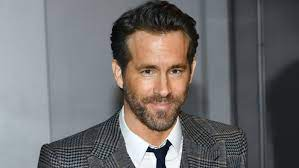
#> input picture model_images/ryan_reynolds/face-1.1.jpg, 299 x 168 px; its folder holds only this picture in this run
$ python image_train.py
#> lines starting #> are read from the running program, lines starting #| are printed output that depends on the picture
import cv2
import os
import numpy as np
from PIL import Image

path = os.path.dirname(os.path.abspath(__file__))
recognizer = cv2.face.LBPHFaceRecognizer_create()
cascadePath = "haarcascade_frontalface_default.xml"
faceCascade = cv2.CascadeClassifier(cascadePath)
dataPath = path+r'/model_images/ryan_reynolds'

def get_images_and_labels(datapath):
#> called with datapath = 'model_images/ryan_reynolds'
    image_paths = [os.path.join(datapath, f) for f in os.listdir(datapath)]
    images = []
    labels = []
    for image_path in image_paths:
        image_pil = Image.open(image_path).convert('L')
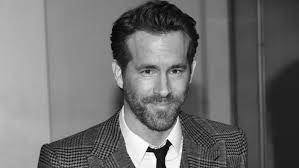
#> image_pil: PIL image 299x168 L; min 0, max 255, mean 111
        image = np.array(image_pil, 'uint8')
        nbr = int(os.path.split(image_path)[1].split(
            ".")[0].replace("face-", ""))
        print(nbr)
        faces = faceCascade.detectMultiScale(image)
#> faces = [[121, 39, 82, 82]]
        for (x, y, w, h) in faces:
            images.append(image[y: y + h, x: x + w])
            labels.append(nbr)
            cv2.imshow("Adding faces to training set...",
                       image[y: y + h, x: x + w])
            cv2.waitKey(1)
#> this loop made 1 pass
#> pass 1, in get_images_and_labels, `cv2.imshow("Adding faces to training set...", image[y: y + h, x: x + w])`:
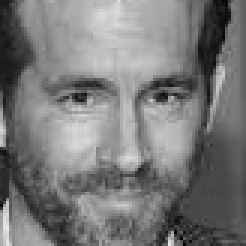
#> window 'Adding faces to training set..': shape (82, 82) (shown 3 times larger); min 1, max 231, mean 120.9
#> after the loop, images = 1 item; labels = [1]
    return images, labels


images, labels = get_images_and_labels(dataPath)
#> images = 1 item; labels = [1]
cv2.imshow('test', images[0])
cv2.waitKey(1)

recognizer.train(images, np.array(labels))
recognizer.save('trainer.yml')
cv2.destroyAllWindows()

$ run again, on model_images/ryan_reynolds/face-1.2.jpg
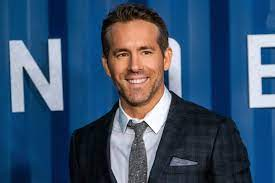
#> input picture model_images/ryan_reynolds/face-1.2.jpg, 275 x 183 px
#> in get_images_and_labels, `image_pil = Image.open(image_path).convert('L')`:
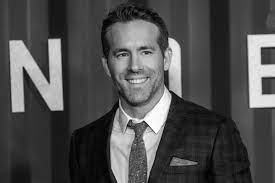
#> image_pil: PIL image 275x183 L; min 0, max 255, mean 77.7
#> faces = [[99, 24, 72, 72], [105, 105, 61, 61]]
#> the loop in get_images_and_labels, `for (x, y, w, h) in faces:` made 2 passes
#> pass 2, in get_images_and_labels, `cv2.imshow("Adding faces to training set...", image[y: y + h, x: x + w])`:
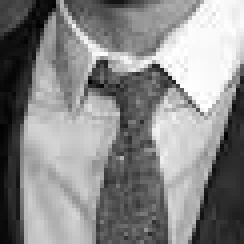
#> window 'Adding faces to training set..': shape (61, 61) (shown 4 times larger); min 1, max 255, mean 136
#> after the loop in get_images_and_labels, `for (x, y, w, h) in faces:`: images = 2 items; labels = [1, 1]
#> `images, labels = get_images_and_labels(dataPath)`: images = 2 items; labels = [1, 1]

$ run again, on model_images/ryan_reynolds/face-1.3.jpg
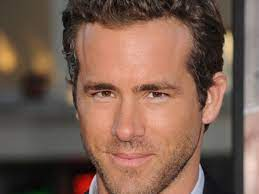
#> input picture model_images/ryan_reynolds/face-1.3.jpg, 259 x 194 px
#> in get_images_and_labels, `image_pil = Image.open(image_path).convert('L')`:
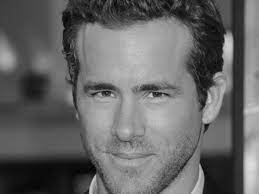
#> image_pil: PIL image 259x194 L; min 1, max 222, mean 101.4
#> faces = [[62, 41, 135, 135]]
#> the loop in get_images_and_labels, `for (x, y, w, h) in faces:` made 1 pass
#> pass 1, in get_images_and_labels, `cv2.imshow("Adding faces to training set...", image[y: y + h, x: x + w])`:
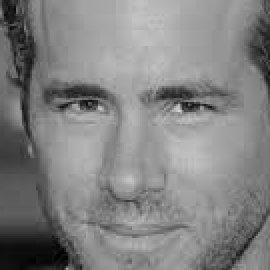
#> window 'Adding faces to training set..': shape (135, 135) (shown 2 times larger); min 1, max 218, mean 130.4
#> after the loop in get_images_and_labels, `for (x, y, w, h) in faces:`: images = 1 item; labels = [1]
#> `images, labels = get_images_and_labels(dataPath)`: images = 1 item; labels = [1]

$ run again, on model_images/ryan_reynolds/face-1.4.jpg
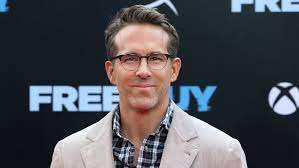
#> input picture model_images/ryan_reynolds/face-1.4.jpg, 299 x 168 px
#> in get_images_and_labels, `image_pil = Image.open(image_path).convert('L')`:
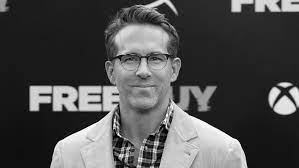
#> image_pil: PIL image 299x168 L; min 0, max 255, mean 78.9
#> faces = [[103, 28, 80, 80]]
#> the loop in get_images_and_labels, `for (x, y, w, h) in faces:` made 1 pass
#> pass 1, in get_images_and_labels, `cv2.imshow("Adding faces to training set...", image[y: y + h, x: x + w])`:
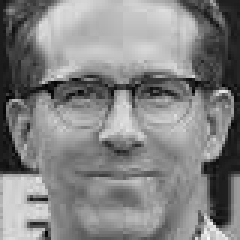
#> window 'Adding faces to training set..': shape (80, 80) (shown 3 times larger); min 2, max 252, mean 131.3
#> after the loop in get_images_and_labels, `for (x, y, w, h) in faces:`: images = 1 item; labels = [1]
#> `images, labels = get_images_and_labels(dataPath)`: images = 1 item; labels = [1]

$ run again, on model_images/ryan_reynolds/face-1.10.jpg
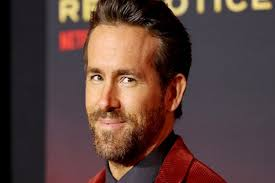
#> input picture model_images/ryan_reynolds/face-1.10.jpg, 275 x 183 px
#> in get_images_and_labels, `image_pil = Image.open(image_path).convert('L')`:
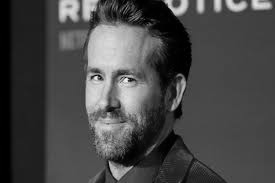
#> image_pil: PIL image 275x183 L; min 0, max 248, mean 71.3
#> faces = [[66, 41, 92, 92]]
#> the loop in get_images_and_labels, `for (x, y, w, h) in faces:` made 1 pass
#> pass 1, in get_images_and_labels, `cv2.imshow("Adding faces to training set...", image[y: y + h, x: x + w])`:
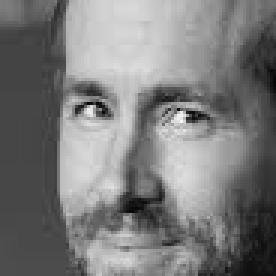
#> window 'Adding faces to training set..': shape (92, 92) (shown 3 times larger); min 7, max 248, mean 123.1
#> after the loop in get_images_and_labels, `for (x, y, w, h) in faces:`: images = 1 item; labels = [1]
#> `images, labels = get_images_and_labels(dataPath)`: images = 1 item; labels = [1]
